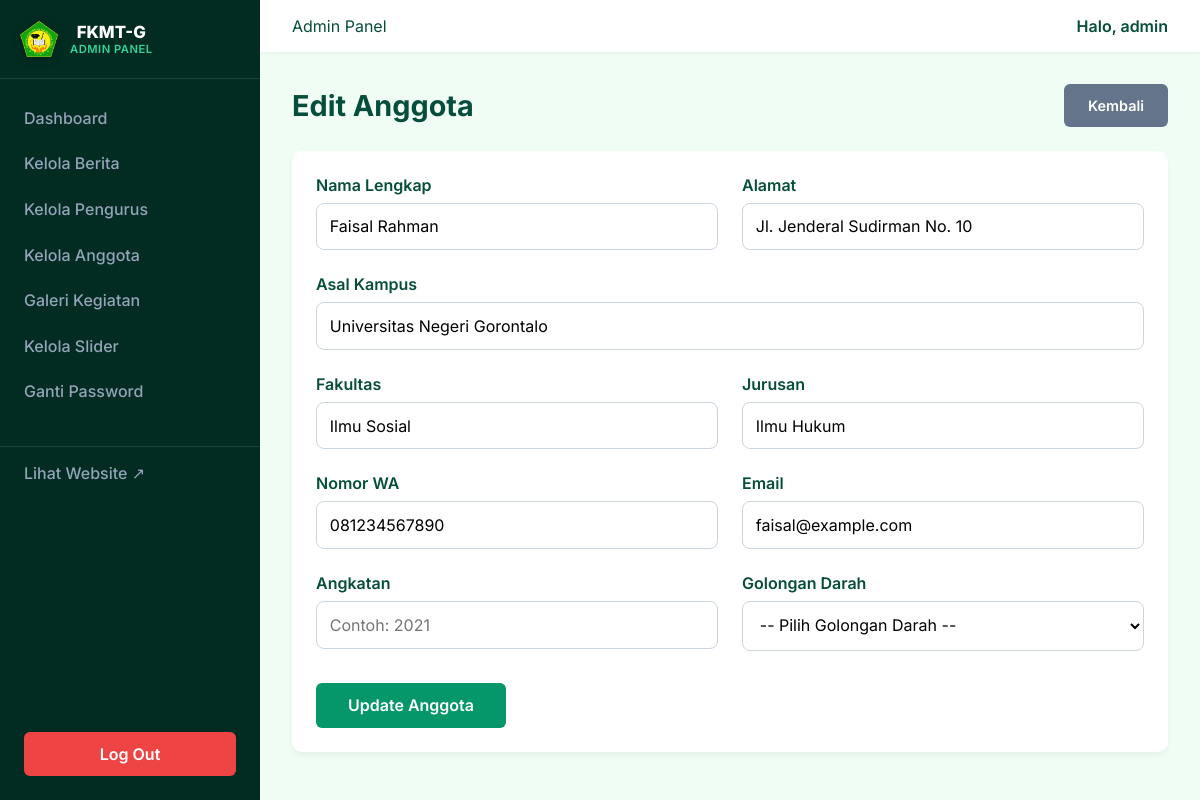
/admin/anggota/edit/1 (signed in), run on the app's committed database.
### tables this page shows
CREATE TABLE `anggota` (
  `id` int(11) NOT NULL AUTO_INCREMENT,
  `nama` varchar(255) NOT NULL,
  `alamat` text DEFAULT NULL,
  `kampus` varchar(255) NOT NULL,
  `fakultas` varchar(255) DEFAULT NULL,
  `jurusan` varchar(255) DEFAULT NULL,
  `angkatan` int(11) DEFAULT NULL,
  `no_wa` varchar(20) DEFAULT NULL,
  `email` varchar(255) DEFAULT NULL,
  `created_at` timestamp NULL DEFAULT current_timestamp(),
  `golongan_darah` varchar(5) DEFAULT NULL,
  PRIMARY KEY (`id`)
);

### app/Controllers/AdminController.php (called while the page is built, shortened)
<?php
class AdminController {
    public function anggotaEdit($id) {
        require_once __DIR__ . '/../../app/Models/Anggota.php';
        $anggotaModel = new \app\Models\Anggota();
        $anggota = $anggotaModel->readById($id);
        require_once __DIR__ . '/../../views/admin/anggota_edit.php';
    }
}

### public/index.php (called while the page is built, shortened)
<?php
spl_autoload_register(function ($class) {
    $file = __DIR__ . '/../' . str_replace('\\', '/', $class) . '.php';
});
require_once __DIR__ . '/../routes/web.php';

### app/Config/Env.php (called while the page is built, shortened)
<?php
class Env {
    public static function load($path = null) {
        if ($path === null) {
            $path = dirname(__DIR__, 2) . '/.env';
        }
        if (!file_exists($path)) {
            return false;
        }
        return true;
    }
    public static function get($key, $default = null) {
        $value = getenv($key);
        if (is_string($value)) {
            $lower = strtolower($value);
            if ($lower === 'false') return false;
        }
        return $value;
    }
}

### app/Models/Anggota.php (called while the page is built, shortened)
<?php
class Anggota {
    private $conn;
    private $table_name = "anggota";
    public function __construct() {
        $database = new Database();
        $this->conn = $database->getConnection();
    }
    public function readById($id) {
        $query = "SELECT * FROM " . $this->table_name . " WHERE id = :id LIMIT 0,1";
        $stmt = $this->conn->prepare($query);
        $stmt->bindParam(':id', $id);
        $stmt->execute();
        return $stmt->fetch();
    }
}

### app/Config/Database.php (called while the page is built, shortened)
<?php
class Database {
    private $host;
    private $port;
    private $db_name;
    private $username;
    private $password;
    public function __construct() {
        $this->host = Env::get('DB_HOST', '127.0.0.1');
        $this->port = Env::get('DB_PORT', '3306');
        $this->db_name = Env::get('DB_NAME', 'fkmtg_db');
        $this->username = Env::get('DB_USER', 'root');
        $this->password = Env::get('DB_PASS', '');
    }
    public function getConnection() {
        $this->conn = null;
        try {
            $dsn = "mysql:host=" . $this->host . ";port=" . $this->port . ";dbname=" . $this->db_name . ";charset=utf8mb4";
            $this->conn = new PDO($dsn, $this->username, $this->password);
            $this->conn->setAttribute(PDO::ATTR_ERRMODE, PDO::ERRMODE_EXCEPTION);
            $this->conn->setAttribute(PDO::ATTR_DEFAULT_FETCH_MODE, PDO::FETCH_ASSOC);
        } catch(PDOException $exception) {
            if (Env::get('APP_DEBUG', true)) {
                echo "Koneksi Database Gagal: " . $exception->getMessage();
            } else {
                echo "Terjadi kendala pada koneksi basis data. Silakan hubungi administrator.";
            }
        }
        return $this->conn;
    }
}

### views/admin/anggota_edit.php (the view, shortened to what this page needs)
<div style="display: flex; justify-content: space-between; align-items: center; margin-bottom: 1.5rem;">
    <h1 class="page-title" style="margin-bottom:0;">Edit Anggota</h1>
    <a href="/admin/anggota" class="btn-primary" style="padding: 0.8rem 1.5rem; font-size: 0.9rem; background: #64748B;">Kembali</a>
</div>
<div class="card">
    <form action="/admin/anggota/update/<?= $anggota['id'] ?>" method="POST">
        <div style="display: grid; grid-template-columns: 1fr 1fr; gap: 1.5rem; margin-bottom: 1.5rem;">
            <div>
                <label style="display: block; font-weight: 600; margin-bottom: 0.5rem; color: #064E3B;">Nama Lengkap</label>
                <input type="text" name="nama" value="<?= htmlspecialchars($anggota['nama'] ?? '') ?>" required placeholder="Masukkan nama..." style="width: 100%; padding: 0.8rem; border: 1px solid #CBD5E1; border-radius: 8px; outline: none; font-size: 1rem;">
            </div>
            <div>
                <label style="display: block; font-weight: 600; margin-bottom: 0.5rem; color: #064E3B;">Alamat</label>
                <input type="text" name="alamat" value="<?= htmlspecialchars($anggota['alamat'] ?? '') ?>" placeholder="Contoh: Jl. Sudirman No. 10" style="width: 100%; padding: 0.8rem; border: 1px solid #CBD5E1; border-radius: 8px; outline: none; font-size: 1rem;">
            </div>
        </div>
        <div style="margin-bottom: 1.5rem;">
            <label style="display: block; font-weight: 600; margin-bottom: 0.5rem; color: #064E3B;">Asal Kampus</label>
            <input type="text" name="kampus" value="<?= htmlspecialchars($anggota['kampus'] ?? '') ?>" required placeholder="Contoh: Universitas Negeri Gorontalo" style="width: 100%; padding: 0.8rem; border: 1px solid #CBD5E1; border-radius: 8px; outline: none; font-size: 1rem;">
        </div>
        <div style="display: grid; grid-template-columns: 1fr 1fr; gap: 1.5rem; margin-bottom: 1.5rem;">
            <div>
                <label style="display: block; font-weight: 600; margin-bottom: 0.5rem; color: #064E3B;">Fakultas</label>
                <input type="text" name="fakultas" value="<?= htmlspecialchars($anggota['fakultas'] ?? '') ?>" placeholder="Contoh: Ilmu Sosial" style="width: 100%; padding: 0.8rem; border: 1px solid #CBD5E1; border-radius: 8px; outline: none; font-size: 1rem;">
            </div>
            <div>
                <label style="display: block; font-weight: 600; margin-bottom: 0.5rem; color: #064E3B;">Jurusan</label>
                <input type="text" name="jurusan" value="<?= htmlspecialchars($anggota['jurusan'] ?? '') ?>" placeholder="Contoh: Ilmu Hukum" style="width: 100%; padding: 0.8rem; border: 1px solid #CBD5E1; border-radius: 8px; outline: none; font-size: 1rem;">
            </div>
        </div>
        <div style="display: grid; grid-template-columns: 1fr 1fr; gap: 1.5rem; margin-bottom: 1.5rem;">
            <div>
                <label style="display: block; font-weight: 600; margin-bottom: 0.5rem; color: #064E3B;">Nomor WA</label>
                <input type="text" name="no_wa" value="<?= htmlspecialchars($anggota['no_wa'] ?? '') ?>" placeholder="Contoh: 08123456789" style="width: 100%; padding: 0.8rem; border: 1px solid #CBD5E1; border-radius: 8px; outline: none; font-size: 1rem;">
            </div>
            <div>
                <label style="display: block; font-weight: 600; margin-bottom: 0.5rem; color: #064E3B;">Email</label>
                <input type="email" name="email" value="<?= htmlspecialchars($anggota['email'] ?? '') ?>" placeholder="Contoh: nama@gmail.com" style="width: 100%; padding: 0.8rem; border: 1px solid #CBD5E1; border-radius: 8px; outline: none; font-size: 1rem;">
            </div>
        </div>
        <div style="display: grid; grid-template-columns: 1fr 1fr; gap: 1.5rem; margin-bottom: 1.5rem;">
            <div>
                <label style="display: block; font-weight: 600; margin-bottom: 0.5rem; color: #064E3B;">Angkatan</label>
                <input type="number" name="angkatan" value="<?= htmlspecialchars($anggota['angkatan'] ?? '') ?>" placeholder="Contoh: 2021" style="width: 100%; padding: 0.8rem; border: 1px solid #CBD5E1; border-radius: 8px; outline: none; font-size: 1rem;">
            </div>
            <div>
                <label style="display: block; font-weight: 600; margin-bottom: 0.5rem; color: #064E3B;">Golongan Darah</label>
                <select name="golongan_darah" style="width: 100%; padding: 0.8rem; border: 1px solid #CBD5E1; border-radius: 8px; outline: none; font-size: 1rem; background-color: white;">
                    <option value="" <?= empty($anggota['golongan_darah']) ? 'selected' : '' ?>>-- Pilih Golongan Darah --</option>
                </select>
            </div>
        </div>
        <div style="margin-top: 2rem;">
            <button type="submit" class="btn-primary" style="padding: 0.8rem 2rem; font-size: 1rem; cursor: pointer; border: none;">Update Anggota</button>
        </div>
    </form>
</div>
<?php require_once __DIR__ . '/../layouts/master_admin.php'; ?>

### public/assets/css/admin.css (style rules this page uses)
:root { --primary: #059669; --dark: #064E3B; --light: #F0FDF4; --sidebar: #022C22; --text-muted: #64748B; }
* { margin: 0; padding: 0; box-sizing: border-box; font-family: 'Inter', sans-serif; }
body { background: var(--light); color: var(--dark); display: flex; min-height: 100vh; }
.page-title { font-size: 1.8rem; margin-bottom: 1.5rem; color: var(--dark); }
.card { background: white; border-radius: 10px; padding: 1.5rem; box-shadow: 0 4px 6px -1px rgba(0,0,0,0.05); }
.btn-primary { display: inline-block; background-color: var(--primary); color: white; padding: 0.6rem 1.2rem; border-radius: 6px; text-decoration: none; font-weight: 600; transition: background-color 0.2s ease; border: none; cursor: pointer; }

### data on the page
anggota: nama "Faisal Rahman", alamat "Jl. Jenderal Sudirman No. 10", kampus "Universitas Negeri Gorontalo", fakultas "Ilmu Sosial", jurusan "Ilmu Hukum", no_wa "081234567890", email "faisal@example.com", golongan_darah "-- Pilih Golongan Darah --"

### other printed values
$_SESSION['admin_username'] "admin"
